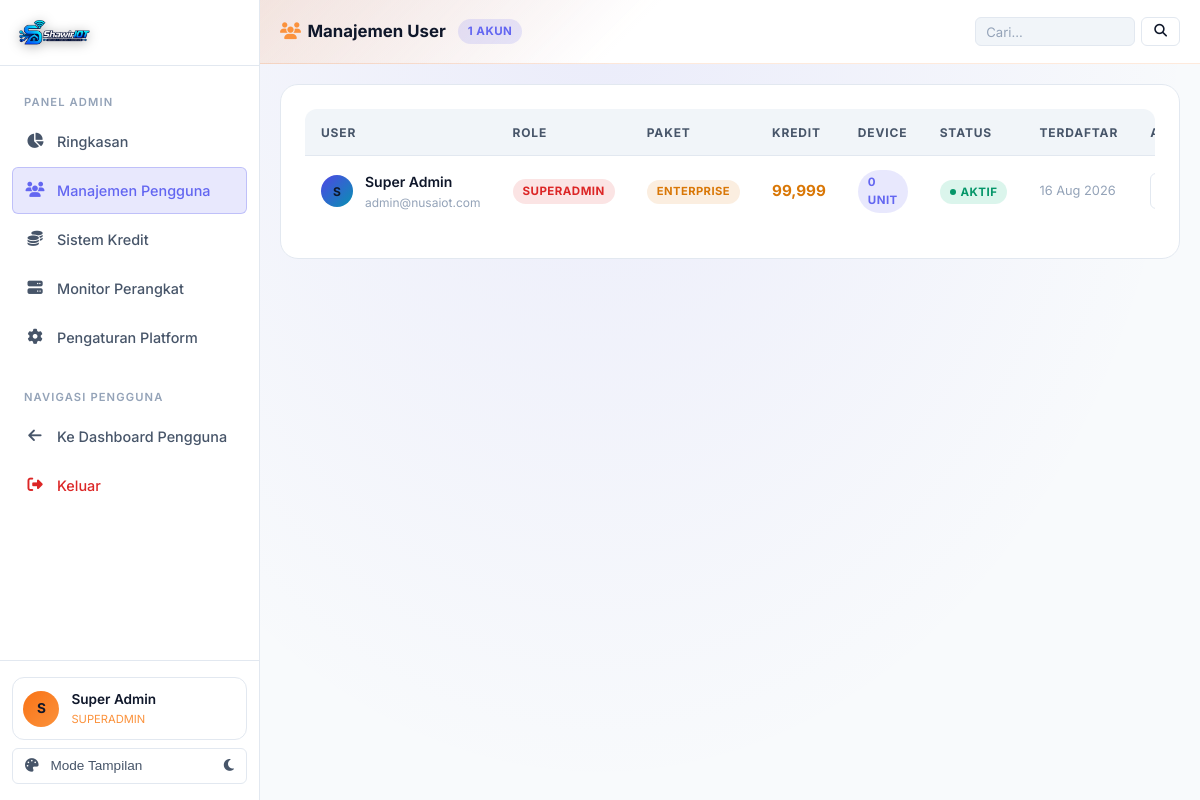
The page /admin/users.php (signed in) on the database its author committed.
### tables this page shows
CREATE TABLE IF NOT EXISTS `users` (
  `id` INT UNSIGNED AUTO_INCREMENT PRIMARY KEY,
  `name` VARCHAR(100) NOT NULL,
  `email` VARCHAR(150) NOT NULL UNIQUE,
  `password` VARCHAR(255) NOT NULL,
  `avatar` VARCHAR(255) DEFAULT NULL,
  `role` ENUM('user','admin','superadmin') DEFAULT 'user',
  `plan_id` INT UNSIGNED DEFAULT 1,
  `credits` INT UNSIGNED DEFAULT 0,
  `is_active` TINYINT(1) DEFAULT 1,
  `email_verified_at` TIMESTAMP NULL DEFAULT NULL,
  `remember_token` VARCHAR(100) DEFAULT NULL,
  `last_login_at` TIMESTAMP NULL DEFAULT NULL,
  `last_login_ip` VARCHAR(45) DEFAULT NULL,
  `created_at` TIMESTAMP DEFAULT CURRENT_TIMESTAMP,
  `updated_at` TIMESTAMP DEFAULT CURRENT_TIMESTAMP ON UPDATE CURRENT_TIMESTAMP,
  FOREIGN KEY (`plan_id`) REFERENCES `plans`(`id`) ON UPDATE CASCADE
);

CREATE TABLE IF NOT EXISTS `plans` (
  `id` INT UNSIGNED AUTO_INCREMENT PRIMARY KEY,
  `name` VARCHAR(50) NOT NULL,
  `slug` VARCHAR(50) NOT NULL UNIQUE,
  `credits_required` INT UNSIGNED DEFAULT 0,
  `max_devices` INT UNSIGNED DEFAULT 1,
  `max_widgets_per_device` INT UNSIGNED DEFAULT 5,
  `history_days` INT UNSIGNED DEFAULT 1,
  `description` TEXT,
  `is_active` TINYINT(1) DEFAULT 1,
  `created_at` TIMESTAMP DEFAULT CURRENT_TIMESTAMP
);

### includes/db.php (called while the page is built, shortened)
<?php
class DB {
    private static ?PDO $instance = null;
    public static function getInstance(): PDO {
        if (self::$instance === null) {
            try {
                $dsn = "mysql:host=" . DB_HOST . ";port=" . DB_PORT . ";dbname=" . DB_NAME . ";charset=" . DB_CHARSET;
                self::$instance = new PDO($dsn, DB_USER, DB_PASS, [
                    PDO::ATTR_ERRMODE            => PDO::ERRMODE_EXCEPTION,
                    PDO::ATTR_DEFAULT_FETCH_MODE => PDO::FETCH_ASSOC,
                    PDO::ATTR_EMULATE_PREPARES   => false,
                    PDO::MYSQL_ATTR_INIT_COMMAND => "SET NAMES utf8mb4 COLLATE utf8mb4_unicode_ci"
                ]);
            } catch (PDOException $e) {
                http_response_code(500);
                error_log('Database connection failed: ' . $e->getMessage());
                die(json_encode([
                    'success' => false,
                    'message' => 'Koneksi database gagal. Periksa konfigurasi di includes/config.php.',
                    'error_detail' => $e->getMessage()
                ], JSON_UNESCAPED_UNICODE));
            }
        }
        return self::$instance;
    }
    public static function query(string $sql, array $params = []): PDOStatement {
        $stmt = self::getInstance()->prepare($sql);
        $stmt->execute($params);
        return $stmt;
    }
    public static function row(string $sql, array $params = []): ?array {
        $result = self::query($sql, $params)->fetch();
        return $result ?: null;
    }
    public static function rows(string $sql, array $params = []): array {
        return self::query($sql, $params)->fetchAll();
    }
    public static function value(string $sql, array $params = []): mixed {
        $result = self::query($sql, $params)->fetchColumn();
        return $result;
    }
}

### includes/functions.php (called while the page is built, shortened)
<?php
require_once __DIR__ . '/db.php';
function sanitize(string $input): string {
    return htmlspecialchars(strip_tags(trim($input)), ENT_QUOTES, 'UTF-8');
}
function formatDate(string $datetime, string $format = 'd M Y H:i'): string {
    return date($format, strtotime($datetime));
}
function getSetting(string $key, string $default = ''): string {
    $val = DB::value("SELECT value FROM platform_settings WHERE `key` = ?", [$key]);
    return $val !== false ? $val : $default;
}

### includes/auth.php (called while the page is built, shortened)
<?php
require_once __DIR__ . '/functions.php';
function isLoggedIn(): bool {
    return !empty($_SESSION['user_id']);
}
function currentUser(): ?array {
    static $user = null;
    if ($user === null) {
        $user = DB::row(
            "SELECT u.*, p.name as plan_name, p.max_devices, p.max_widgets_per_device, p.history_days
             FROM users u JOIN plans p ON u.plan_id = p.id WHERE u.id = ? AND u.is_active = 1",
            [$_SESSION['user_id']]
        );
    }
    return $user;
}

### admin/users.php (the view, shortened to what this page needs)
<?php
require_once __DIR__ . '/../includes/auth.php';
$admin = currentUser();
$search = sanitize($_GET['q'] ?? '');
$page   = max(1, (int)($_GET['page'] ?? 1));
$limit  = 15;
$offset = ($page - 1) * $limit;
$where = "1=1";
$params = [];
$totalUsers = (int) DB::value("SELECT COUNT(*) FROM users u WHERE {$where}", $params);
$users = DB::rows(
    "SELECT u.*, p.name as plan_name,
     (SELECT COUNT(*) FROM devices WHERE user_id = u.id AND is_active = 1) as device_count
     FROM users u JOIN plans p ON u.plan_id = p.id
     WHERE {$where} ORDER BY u.created_at DESC LIMIT {$limit} OFFSET {$offset}",
    $params
);
?><!DOCTYPE html>
<html lang="id">
<head>
  <link rel="stylesheet" href="../assets/css/style.css">
  <link rel="stylesheet" href="../assets/css/dashboard.css">
  <link rel="stylesheet" href="../assets/css/admin.css">
  <link rel="stylesheet" href="https://cdnjs.cloudflare.com/ajax/libs/font-awesome/6.5.0/css/all.min.css">
</head>
<body class="admin-layout">
<div class="app-layout">
  <?php include __DIR__ . '/sidebar.php'; ?>
  <div class="main-content">
    <header class="topbar admin-topbar">
      <div class="topbar-left">
        <h1 class="topbar-title"><i class="fas fa-users" style="color:#fb923c;margin-right:0.4rem"></i>Manajemen User</h1>
        <span class="badge badge-primary"><?= number_format($totalUsers) ?> Akun</span>
      </div>
      <div class="topbar-actions">
        <form method="GET" action="" style="display:flex;gap:0.4rem;max-width:100%">
          <input type="text" name="q" class="form-control" style="width:160px;padding:0.35rem 0.65rem;font-size:0.82rem"
            placeholder="Cari..." value="<?= sanitize($search) ?>">
          <button type="submit" class="btn btn-secondary btn-sm"><i class="fas fa-search"></i></button>
        </form>
      </div>
    </header>
    <main class="page-content">
      <div class="card">
        <div class="table-wrap">
          <table>
            <thead>
              <tr>
                <th>User</th>
                <th>Role</th>
                <th>Paket</th>
                <th>Kredit</th>
                <th>Device</th>
                <th>Status</th>
                <th>Terdaftar</th>
                <th>Aksi</th>
              </tr>
            </thead>
            <tbody>
              <?php foreach ($users as $u): ?>
                <tr class="user-row">
                  <td>
                    <div class="user-info-cell">
                      <div class="user-avatar-sm"><?= strtoupper(substr($u['name'], 0, 1)) ?></div>
                      <div>
                        <div class="user-name"><?= sanitize($u['name']) ?></div>
                        <div class="user-email"><?= sanitize($u['email']) ?></div>
                      </div>
                    </div>
                  </td>
                  <td>
                    <span class="badge role-<?= $u['role'] ?>"><?= strtoupper($u['role']) ?></span>
                  </td>
                  <td>
                    <span class="plan-badge plan-<?= strtolower($u['plan_name']) ?>"><?= sanitize($u['plan_name']) ?></span>
                  </td>
                  <td>
                    <strong style="color:var(--accent);font-size:0.95rem"><?= number_format($u['credits']) ?></strong>
                  </td>
                  <td>
                    <span class="badge badge-primary"><?= $u['device_count'] ?> unit</span>
                  </td>
                  <td>
                    <span class="badge <?= $u['is_active'] ? 'badge-online' : 'badge-offline' ?>">
                      <span class="dot"></span><?= $u['is_active'] ? 'Aktif' : 'Banned' ?>
                    </span>
                  </td>
                  <td style="font-size:0.8rem;color:var(--text-muted)"><?= formatDate($u['created_at'], 'd M Y') ?></td>
                  <td>
                    <div style="display:flex;gap:0.35rem">
                      <button class="btn btn-secondary btn-sm btn-icon" title="Edit User"
                        onclick="openEditUser(<?= htmlspecialchars(json_encode($u), ENT_QUOTES) ?>)">
                      </button>
                    </div>
                  </td>
                </tr>
              <?php endforeach; ?>
            </tbody>
          </table>
        </div>
      </div>
    </main>
  </div>
</div>
</body>
</html>

### admin/sidebar.php (shortened to what this page needs)
<?php
$currentPage = basename($_SERVER['PHP_SELF']);
$admin_s = currentUser();
$platformName = getSetting('platform_name', 'ShawirIOT');
function adminNavItem(string $href, string $icon, string $label, string $current, string $page): string {
    $active = ($current === $page) ? ' active' : '';
    return "<a href=\"{$href}\" class=\"nav-item{$active}\">
      <span class=\"nav-icon\"><i class=\"fas fa-{$icon}\"></i></span>
      <span>{$label}</span>
    </a>";
}
?>
<aside class="sidebar" id="sidebar">
  <div class="sidebar-logo">
    <a href="index.php" class="logo-brand-link">
      <img src="../assets/img/logo.png" alt="<?= $platformName ?>" class="sidebar-logo-img">
    </a>
  </div>
  <nav class="sidebar-nav">
    <div class="nav-section-label">Panel Admin</div>
    <?= adminNavItem('index.php', 'chart-pie', 'Ringkasan', $currentPage, 'index.php') ?>
    <?= adminNavItem('users.php', 'users', 'Manajemen Pengguna', $currentPage, 'users.php') ?>
    <?= adminNavItem('credits.php', 'coins', 'Sistem Kredit', $currentPage, 'credits.php') ?>
    <?= adminNavItem('devices.php', 'server', 'Monitor Perangkat', $currentPage, 'devices.php') ?>
    <?= adminNavItem('settings.php', 'cog', 'Pengaturan Platform', $currentPage, 'settings.php') ?>
    <div class="nav-section-label" style="margin-top:1rem">Navigasi Pengguna</div>
    <a href="../dashboard.php" class="nav-item">
      <span class="nav-icon"><i class="fas fa-arrow-left"></i></span>
      <span>Ke Dashboard Pengguna</span>
    </a>
    <a href="../logout.php" class="nav-item" style="color:var(--danger)">
      <span class="nav-icon"><i class="fas fa-sign-out-alt"></i></span>
      <span>Keluar</span>
    </a>
  </nav>
  <div class="sidebar-footer">
    <div class="user-card">
      <div class="user-avatar" style="background:linear-gradient(135deg, #f97316 0%, #fb923c 100%)">
        <?= strtoupper(substr($admin_s['name'] ?? 'A', 0, 1)) ?>
      </div>
      <div class="user-info">
        <div class="name"><?= sanitize($admin_s['name'] ?? 'Admin') ?></div>
        <div class="role" style="color:#fb923c"><?= strtoupper($admin_s['role'] ?? 'ADMIN') ?></div>
      </div>
    </div>
    <button type="button" class="sidebar-theme-item w-100" onclick="toggleTheme()" title="Ubah Tema">
      <span><i class="fas fa-palette" style="margin-right:0.5rem"></i> Mode Tampilan</span>
      <i class="fas fa-moon theme-toggle-icon"></i>
    </button>
  </div>
</aside>

### assets/css/admin.css (style rules this page uses)
.admin-layout { --primary: #f97316; --primary-dark: #ea580c; --primary-light: #fb923c; }
.admin-topbar { background: linear-gradient(135deg, rgba(249,115,22,0.12) 0%, var(--bg-surface) 40%); border-bottom: 1px solid rgba(249,115,22,0.15); }
.user-row td { vertical-align: middle; }
.user-info-cell { display: flex; align-items: center; gap: 0.75rem; }
.user-avatar-sm { width: 32px; height: 32px; border-radius: 50%; background: var(--grad-primary); display: flex; align-items: center; justify-content: center; font-size: 0.75rem; font-weight: 700; flex-shrink: 0; }
.user-name { font-weight: 600; font-size: 0.875rem; }
.user-email { font-size: 0.75rem; color: var(--text-muted); }
.plan-badge { display: inline-flex; align-items: center; padding: 3px 10px; border-radius: 99px; font-size: 0.7rem; font-weight: 700; text-transform: uppercase; letter-spacing: 0.04em; }
.plan-enterprise { background: rgba(217,119,6,0.12); color: #d97706; }
.role-superadmin { background: rgba(220,38,38,0.12); color: #dc2626; }

### rows shown on the page
users: name "S", name "Super Admin", role "SUPERADMIN", email "admin@nusaiot.com", plan.name "ENTERPRISE", credits "99,999", device_count "0", is_active "AKTIF", created_at "16 Aug 2026"

### other values the page prints
$label "Ringkasan Manajemen Pengguna Sistem Kredit Monitor Perangkat Pengaturan Platform"
$totalUsers "1"
